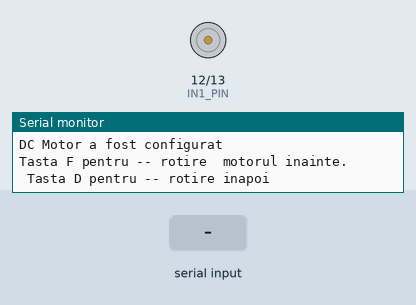
Simulated run of this sketch. Board: Arduino Uno, built with avr-gcc and run on an emulated ATmega328P. Shown: motor-driver pin pairs drawn as motors (green arrow = first pin HIGH = forward, orange = second pin HIGH = backward, longer = more drive, scaled by the enable pin), the last lines printed to the serial monitor. The test bench sets the inputs (shaded band).

Above: at 1.2 s.
1.3 s: "f" received over Serial
At 2.4 s:
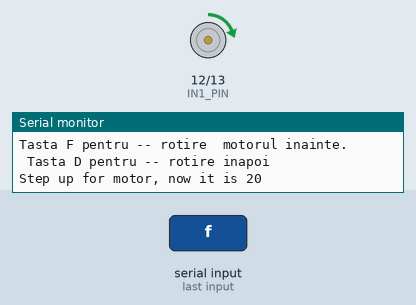
2.8 s: "b" received over Serial
At 3.6 s:
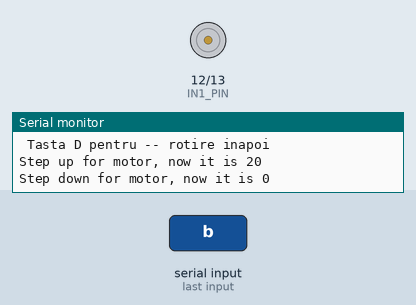
4.3 s: "b" received over Serial
At 4.7 s:
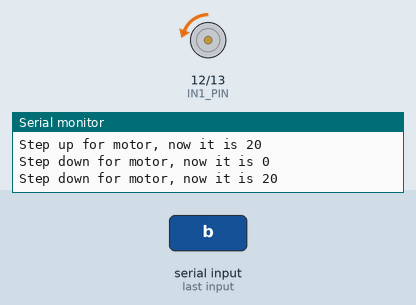
Timing chart, 0 to 7.3 s (numbered marks = the images above; inputs shaded):
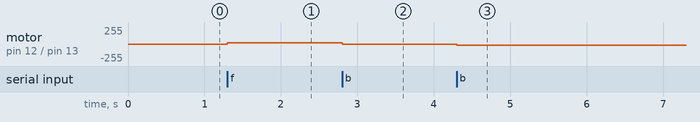

Measured:
- after the input at 1.3 s, motor on pin 12 (IN1_PIN) / pin 13 (IN2_PIN): stopped → forward 20/255 at once
- after the input at 2.8 s, motor on pin 12 (IN1_PIN) / pin 13 (IN2_PIN): forward 20/255 → stopped at once
- after the input at 4.3 s, motor on pin 12 (IN1_PIN) / pin 13 (IN2_PIN): stopped → backward 20/255 at once

The sketch:

dc_motor.ino
```cpp
#include "dc.h"
#define DELTA 20

void setup() {
  Serial.begin(9600);
  setupMotor();
  setPowerMotor(0);
  Serial.println("DC Motor a fost configurat");
  Serial.println("Tasta F pentru -- rotire  motorul inainte.");
  Serial.println(" Tasta D pentru -- rotire inapoi");
}

void loop() {
  if (Serial.available()) {
    char cmd = Serial.read();
    int power;
    switch (cmd) {
      case 'f':
        power = getPowerMotor();
        power += DELTA;
        setPowerMotor(power);
        power = getPowerMotor();
        Serial.print("Step up for motor, now it is ");
        Serial.println(power);
        break;
      case 'b':
        power = getPowerMotor();
        power -= DELTA;
        setPowerMotor(power);
        power = getPowerMotor();
        Serial.print("Step down for motor, now it is ");
        Serial.println(power);
        break;
    }
  }
}
```

dc.cpp
```cpp
#include "dc.h"
#include "Arduino.h"

int motorCurrentPower;

void setupMotor() {
  pinMode(IN1_PIN, OUTPUT);
  pinMode(IN2_PIN, OUTPUT);
  pinMode(EN_PIN, OUTPUT);
}

void setPowerMotor(int power) {
  int direction = 0;
  if (power > 0) {
    direction = MOTOR_DIR_FWD;
  }
  else if (power < 0) {
    direction = MOTOR_DIR_BWD;
  }
  power *= direction;
  if (power > MOTOR_POWER_MAX) {
    power = MOTOR_POWER_MAX;
  }
  else if (power < MOTOR_POWER_MIN) {
    power = MOTOR_POWER_MIN;
  }
  int pwmPower = map(power, MOTOR_POWER_MIN, MOTOR_POWER_MAX, MOTOR_PWM_MIN, MOTOR_PWM_MAX);
  if (direction == MOTOR_DIR_FWD) {
    digitalWrite(IN1_PIN, HIGH);
    digitalWrite(IN2_PIN, LOW);
  }
  else if (direction == MOTOR_DIR_BWD) {
    digitalWrite(IN1_PIN, LOW);
    digitalWrite(IN2_PIN, HIGH);
  }
  else if (direction == 0) {
    digitalWrite(IN1_PIN, LOW);
    digitalWrite(IN2_PIN, LOW);
  }
  analogWrite(EN_PIN, power);
  motorCurrentPower = power;
}

int getPowerMotor(void){
  return motorCurrentPower;
}
```

dc.h
```cpp
#ifndef DC_H_
#define DC_H_

#define IN1_PIN 12
#define IN2_PIN 13
#define EN_PIN 11
#define MOTOR_POWER_MIN 0
#define MOTOR_POWER_MAX 100
#define MOTOR_PWM_MIN 0
#define MOTOR_PWM_MAX 255
#define MOTOR_DIR_FWD 1
#define MOTOR_DIR_BWD (-1)

void setupMotor();
void setPowerMotor(int power);
int getPowerMotor(void);


#endif
```
